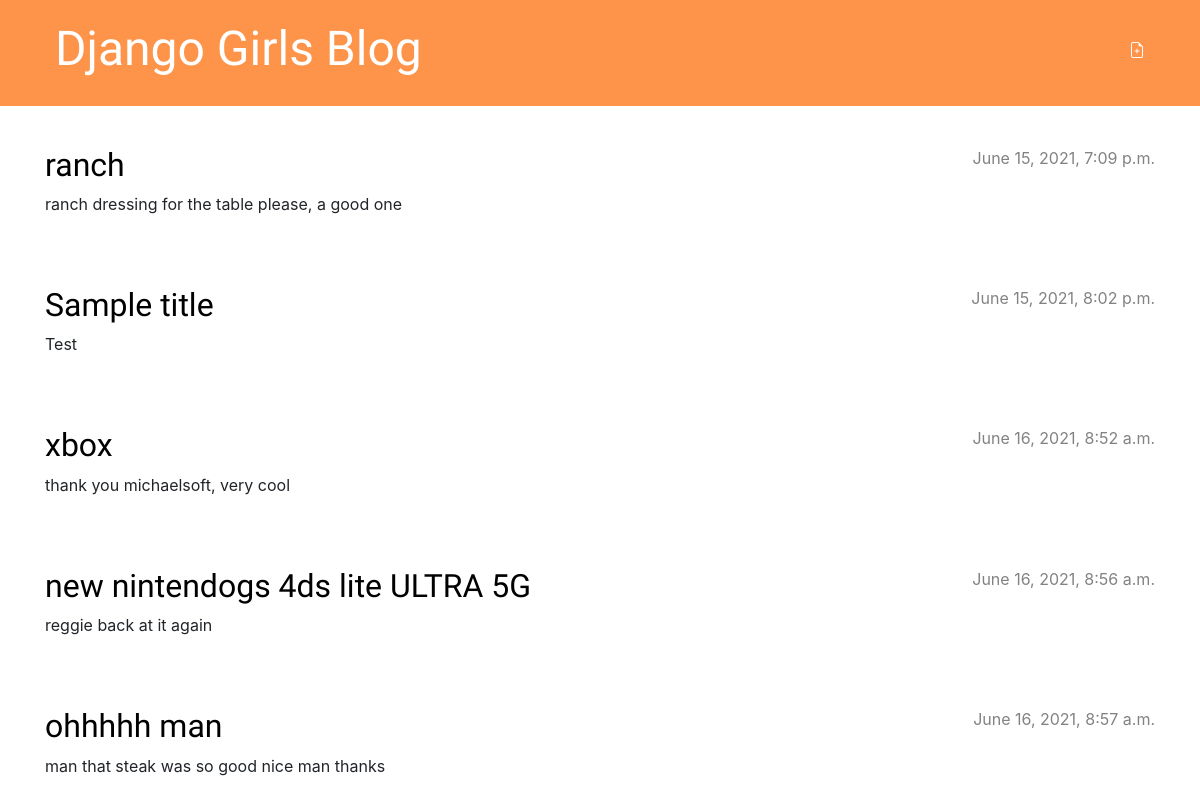
Before: / with the older database file.
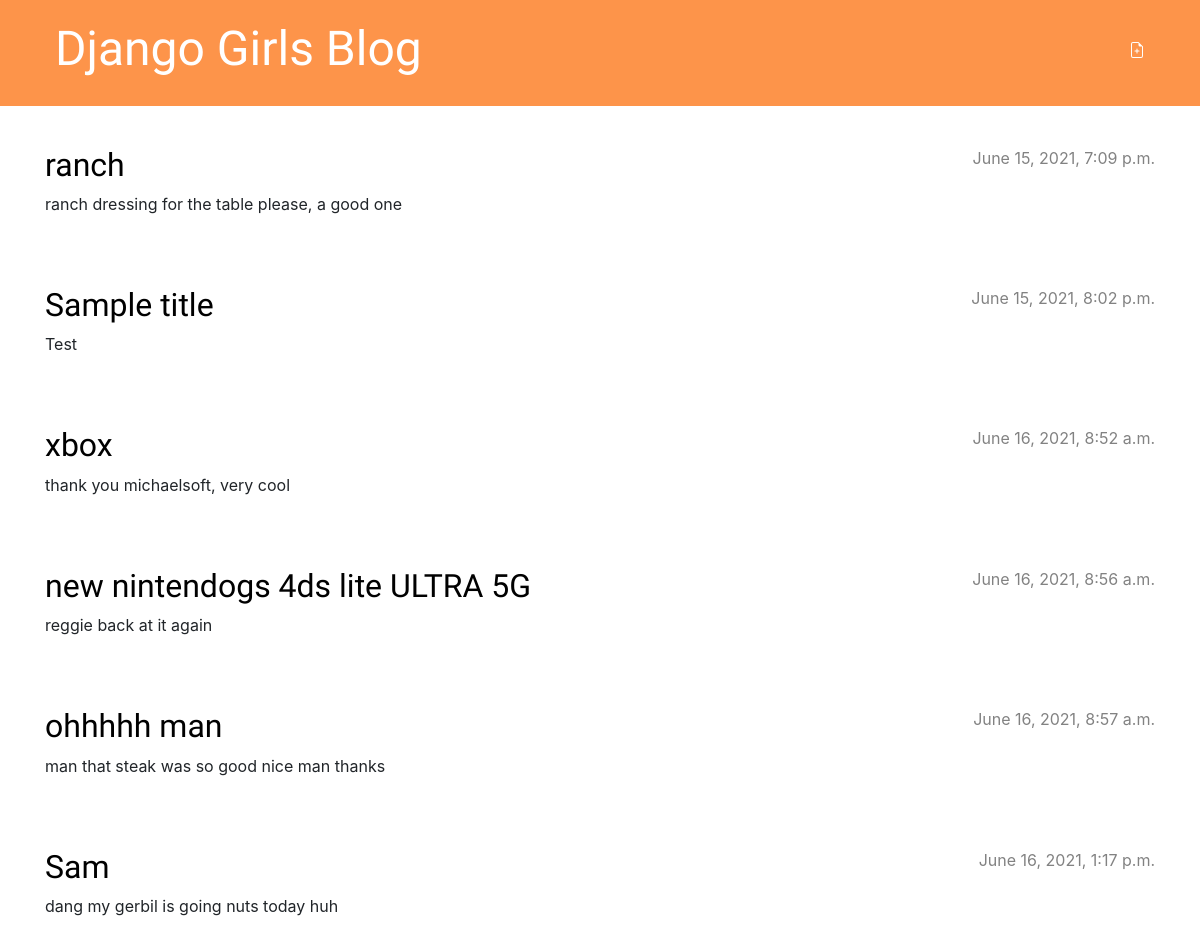
After: the same page with the newer database file.
### blog/models.py (models this page shows, shortened)
class Post(models.Model):
    author = models.ForeignKey(settings.AUTH_USER_MODEL, on_delete=models.CASCADE)
    title = models.CharField(max_length=200)
    text = models.TextField()
    created_date = models.DateTimeField(default=timezone.now)
    published_date = models.DateTimeField(blank=True, null=True)

### blog/views.py (the view)
# urls.py: path('', views.post_list, name='post_list'),
def post_list(request):
    posts = Post.objects.filter(published_date__lte=timezone.now()).order_by('published_date')
    return render(request, 'blog/post_list.html', {'posts': posts})

### blog/templates/blog/post_list.html
{% extends 'blog/base.html' %}
{% block content %}
    {% for post in posts %}
        <article class="post">
            <time class="date">
                {{ post.published_date }}
            </time>
            <h2><a href="{% url 'post_detail' pk=post.pk %}">{{ post.title }}</a></h2>
            <p>{{ post.text|linebreaksbr }}</p>
        </article>
    {% endfor %}
{% endblock %}

Changed rows visible on the page:
added Post: published_date "June 16, 2021, 1:17 p.m.", title "Sam", text "dang my gerbil is going nuts today huh"
